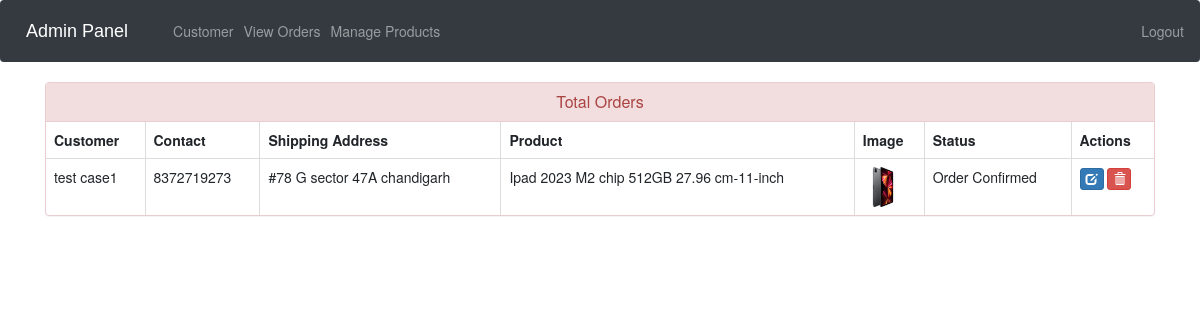
The page /admin-view-booking (signed in) on the database its author committed.
### ecom/models.py (models this page shows, shortened)
class Customer(models.Model):
    user=models.OneToOneField(User,on_delete=models.CASCADE)
    profile_pic= models.ImageField(upload_to='profile_pic/CustomerProfilePic/',null=True,blank=True)
    address = models.CharField(max_length=40)
    mobile = models.CharField(max_length=20,null=False)
    @property
    def get_name(self):
        return self.user.first_name+" "+self.user.last_name

class Orders(models.Model):
    STATUS =(
        ('Pending','Pending'),
        ('Order Confirmed','Order Confirmed'),
        ('Out for Delivery','Out for Delivery'),
        ('Delivered','Delivered'),
    )
    customer=models.ForeignKey('Customer', on_delete=models.CASCADE,null=True)
    product=models.ForeignKey('Product',on_delete=models.CASCADE,null=True)
    email = models.CharField(max_length=50,null=True)
    address = models.CharField(max_length=500,null=True)
    mobile = models.CharField(max_length=20,null=True)
    order_date= models.DateField(auto_now_add=True,null=True)
    status=models.CharField(max_length=50,null=True,choices=STATUS)

class Product(models.Model):
    name=models.CharField(max_length=40)
    product_image= models.ImageField(upload_to='product_image/',null=True,blank=True)
    price = models.PositiveIntegerField()
    description=models.CharField(max_length=40)

### ecom/views.py (the view)
# urls.py: path('admin-view-booking', views.admin_view_booking_view,name='admin-view-booking'),
@login_required(login_url='adminlogin')
def admin_view_booking_view(request):
    orders=models.Orders.objects.all()
    ordered_products=[]
    ordered_bys=[]
    for order in orders:
        ordered_product=models.Product.objects.all().filter(id=order.product.id)
        ordered_by=models.Customer.objects.all().filter(id = order.customer.id)
        ordered_products.append(ordered_product)
        ordered_bys.append(ordered_by)
    return render(request,'ecom/admin_view_booking.html',{'data':zip(ordered_products,ordered_bys,orders)})

### templates/ecom/admin_view_booking.html (shortened to what this page needs)
{% extends 'ecom/admin_base.html' %}
{% load static %}
{% block content %}
<head>
  <link href="//netdna.bootstrapcdn.com/bootstrap/3.0.0/css/bootstrap.min.css" rel="stylesheet" id="bootstrap-css">
</head>
<div class="container">
  <div class="panel panel-danger">
    <div class="panel-heading">
      <h6 class="panel-title">Total Orders</h6>
    </div>
    <table class="table table-hover table-bordered" id="dev-table">
      <thead>
        <tr>
          <th>Customer</th>
          <th>Contact</th>
          <th>Shipping Address</th>
          <th>Product</th>
          <th>Image</th>
          <th>Status</th>
          <th>Actions</th>
        </tr>
      </thead>
      {% for product,customer,order in data %}
      <tr>
        {% for c in customer %}
        <td> {{c.get_name}}</td>
        <td>{{c.mobile}}</td>
        <td>{{order.address}}</td>
        {% endfor %}
        {% for p in product %}
        <td> {{p.name}}</td>
        <td> <img src="{% static p.product_image.url %}" alt="Profile Pic" height="40px" width="40px" /></td>
        <td>{{order.status}}</td>
        <td><a class="btn btn-primary btn-xs" href="{% url 'update-order' order.id  %}"><span class="glyphicon glyphicon-edit"></span></a>
        <a class="btn btn-danger btn-xs" href="{% url 'delete-order' order.id  %}"><span class="glyphicon glyphicon-trash"></span></a></td>
        {% endfor %}
      </tr>
      {% endfor %}
    </table>
  </div>
</div>
{% endblock content %}

### templates/ecom/admin_view_booking.html (style rules this page uses)
a:link { text-decoration: none; }
h6 { text-align: center; }

### rows shown on the page
Orders: address "#78 G sector 47A chandigarh", status "Order Confirmed"
Customer: get_name "test case1", mobile "8372719273"
Product: name "Ipad 2023 M2 chip 512GB 27.96 cm-11-inch", product_image (picture)
